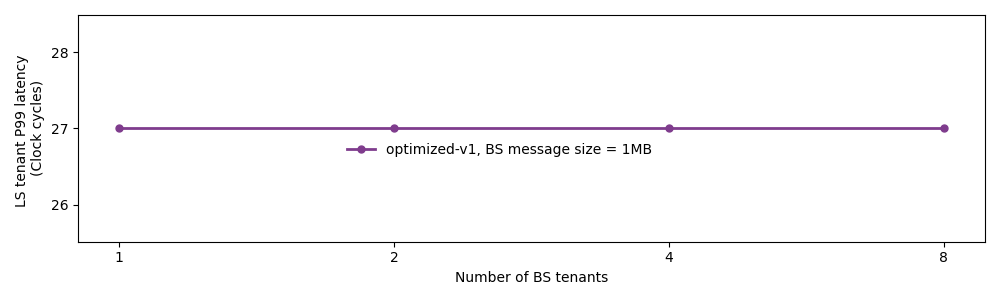

Reproduce this figure in Python.
# -*- coding: utf-8 -*-

import matplotlib.pyplot as plt
import numpy as np
from matplotlib.ticker import MaxNLocator
from palettable.cartocolors.qualitative import Bold_10
color_map = Bold_10.hex_colors

labels = ['1', '2', '4', '8']
FONT_SIZE = 10
LINE_WIDTH = 2
MARKER_SIZE = 10
ls_lat = np.array([270, 270, 270, 270])
ls_lat = ls_lat / 10

x = np.arange(len(labels))  # the label locations
# plot ls with bs
fig0, ax0 = plt.subplots(figsize=(10, 3))

# ax0.plot(x, ls_lat, marker = '.', markersize = MARKER_SIZE, label = "optimized-v1, BS message size = 1MB", color = "#F08C55", linewidth=LINE_WIDTH)
ax0.plot(x, ls_lat, marker = '.', markersize = MARKER_SIZE, label = "optimized-v1, BS message size = 1MB", color = color_map[0], linewidth=LINE_WIDTH)
# Add some text for labels, title and custom x-axis tick labels, etc.
ax0.set_xlabel('Number of BS tenants', fontsize=FONT_SIZE)
ax0.set_ylabel('LS tenant P99 latency \n(Clock cycles)', fontsize=FONT_SIZE)
ax0.set_xticks(x)
ax0.set_xticklabels(labels, fontsize=FONT_SIZE)
ax0.tick_params(axis='y', labelsize =FONT_SIZE)
ax0.yaxis.set_major_locator(MaxNLocator(integer=True))
# plt.yscale("log")
fig0.legend(fontsize=FONT_SIZE, frameon=False, loc="center")

fig0.tight_layout()
# plt.savefig("ls_with_bs.svg")
plt.savefig("ls_bs_mbs.pdf")
plt.savefig("ls_bs_mbs.png")
plt.show()